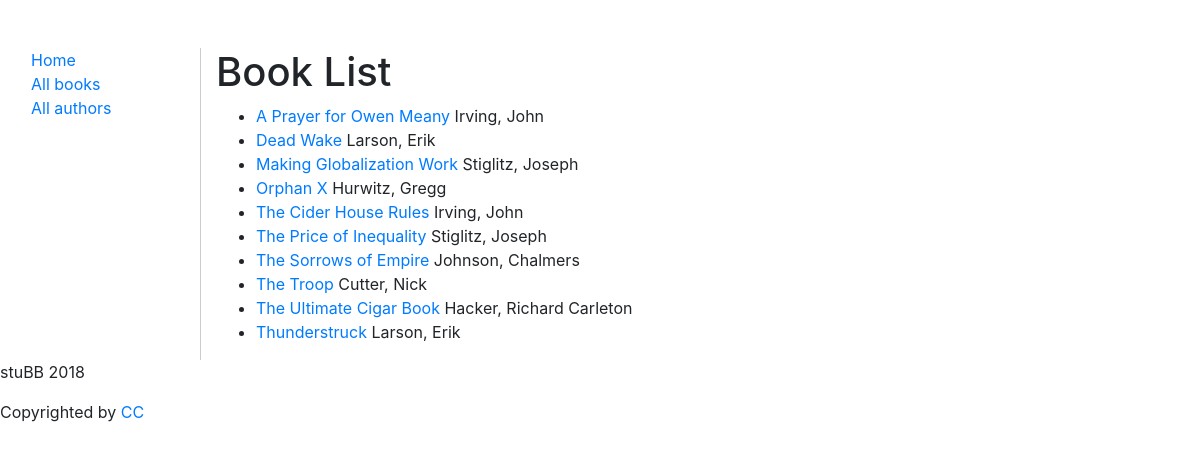
/catalog/books/, run on the app's committed database.
### catalog/models.py (models this page shows, shortened)
class Book(models.Model):
  title = models.CharField(max_length=200)
  author = models.ForeignKey('Author', on_delete=models.SET_NULL, null=True)
  summary = models.TextField(max_length=1000, help_text="Enter a brief description of the book")
  isbn = models.CharField('ISBN', max_length=13,
                          help_text='13 Character <a href="https://www.isbn-international.org/content/what-isbn">ISBN number</a>')
  genre = models.ManyToManyField(Genre, help_text="Select a genre for this book")
  subject = models.CharField(max_length=100, null=True, blank=True)
  publisher = models.CharField(max_length=250, null=True, blank=True)
  contributor = models.CharField(max_length=200, null=True, blank=True, help_text="An entity responsible for making contributions to the content of the resource.")
  date = models.DateField(null=True, blank=True,)
  type = models.CharField(max_length=60, null=True, blank=True, help_text="Genre")
  format = models.CharField(max_length=60, null=True, blank=True, help_text="Format may include the media-type or dimensions of the resource.")
  source = models.CharField(max_length=60, null=True, blank=True)
  language = models.CharField(max_length=60, null=True, blank=True)
  relation = models.CharField(max_length=60, null=True, blank=True, help_text="A reference to a related resource.")
  coverage = models.CharField(max_length=250, null=True, blank=True, help_text="Coverage will typically include spatial location (a place name or geographic coordinates), temporal period (a period label, date, or date range) or jurisdiction (such as a named administrative entity).")
  rights = models.CharField(max_length=250, null=True, blank=True, help_text="A Rights element will contain a rights management statement for the resource, or reference a service providing such information.")
  class Meta:
    ordering = ['title']
  def display_genre(self):
    """Note: Getting the genre may not be a good idea here, because
      of the "cost" of the database operation. We're showing you how because
      calling functions in your models can be very useful for other reasons —
      for example to add a Delete link next to every item in the list."""
    """Creates a string for the Genre. This is required to display genre in Admin."""
    return ', '.join([genre.name for genre in self.genre.all()[:3]])
  display_genre.short_description = 'Genre'
  def get_absolute_url(self):
    return reverse('book-detail', args=[str(self.id)])

class Author(models.Model):
  first_name = models.CharField(max_length=100)
  last_name = models.CharField(max_length=100)
  date_of_birth = models.DateField(null=True, blank=True)
  date_of_death = models.DateField('died', null=True, blank=True)
  class Meta:
    ordering = ["last_name", "first_name"]
  def __str__(self):
    return '{0}, {1}'.format(self.last_name, self.first_name)

### catalog/views.py (the view)
# urls.py: path('books/', views.BookListView.as_view(), name='books'),
class BookListView(generic.ListView):
  model = Book
  template_name = 'catalog/book_list.html'

### catalog/templates/catalog/book_list.html (shortened to what this page needs)
{% extends 'catalog/base.html' %}
{% block content %}
    <h1>Book List</h1>
    {% if book_list %}
    <ul>
        {% for book in book_list %}
            <li><a href="{{ book.get_absolute_url }}">{{ book.title }}</a> {{ book.author }} </li>
        {% endfor %}
    </ul>
    {% else %}
        <p>There are no books currently available at this time.</p>
    {% endif %}
{% endblock %}

### data on the page
Book: title "A Prayer for Owen Meany", author "Irving, John"
Book: title "Dead Wake", author "Larson, Erik"
Book: title "Making Globalization Work", author "Stiglitz, Joseph"
Book: title "Orphan X", author "Hurwitz, Gregg"
Book: title "The Cider House Rules", author "Irving, John"
Book: title "The Price of Inequality", author "Stiglitz, Joseph"
Book: title "The Sorrows of Empire", author "Johnson, Chalmers"
Book: title "The Troop", author "Cutter, Nick"
Book: title "The Ultimate Cigar Book", author "Hacker, Richard Carleton"
Book: title "Thunderstruck", author "Larson, Erik"
